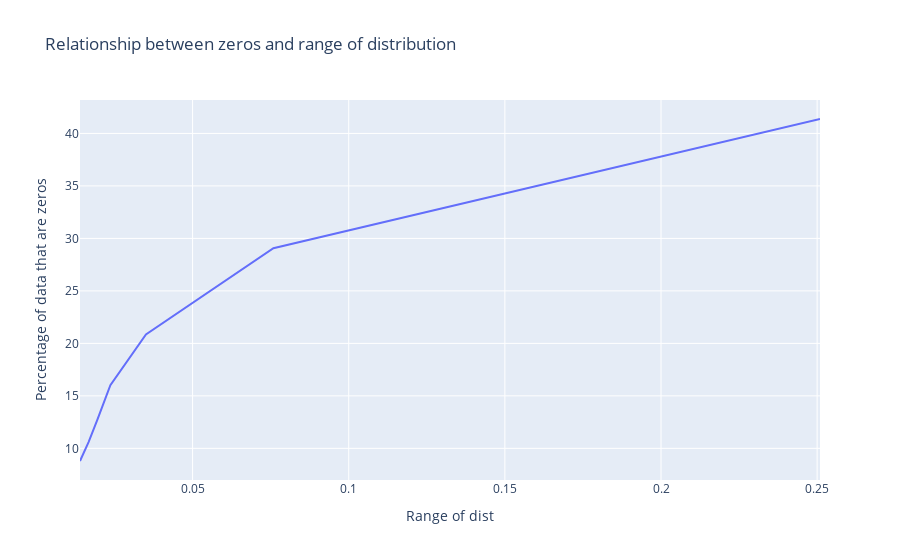

The notebook cell saved with this chart:
### Code cell
plt = px.line(
    x=dist_range,
    y=zero_counts,
    labels={'x': 'Range of dist', 'y': 'Percentage of data that are zeros'},
    title='Relationship between zeros and range of distribution'
)
plt.show() if interact_chart else Image(plt.to_image(format="png"))

### Figure 1 — Plotly figure (JSON) as saved in the notebook; plotly's stock layout.template omitted (floating-point values rounded to 4 significant figures)
{"data": [{"hovertemplate": "Range of dist=%{x}<br>Percentage of data that are zeros=%{y}<extra></extra>", "legendgroup": "", "line": {"color": "#636efa", "dash": "solid"}, "marker": {"symbol": "circle"}, "mode": "lines", "name": "", "orientation": "v", "showlegend": false, "type": "scatter", "x": [0.2509, 0.07588, 0.03506, 0.02367, 0.01949, 0.01669, 0.01394], "xaxis": "x", "y": [41.38, 29.06, 20.85, 16.02, 12.71, 10.6, 8.795], "yaxis": "y"}], "layout": {"legend": {"tracegroupgap": 0}, "title": {"text": "Relationship between zeros and range of distribution"}, "xaxis": {"anchor": "y", "domain": [0, 1], "title": {"text": "Range of dist"}}, "yaxis": {"anchor": "x", "domain": [0, 1], "title": {"text": "Percentage of data that are zeros"}}}}
